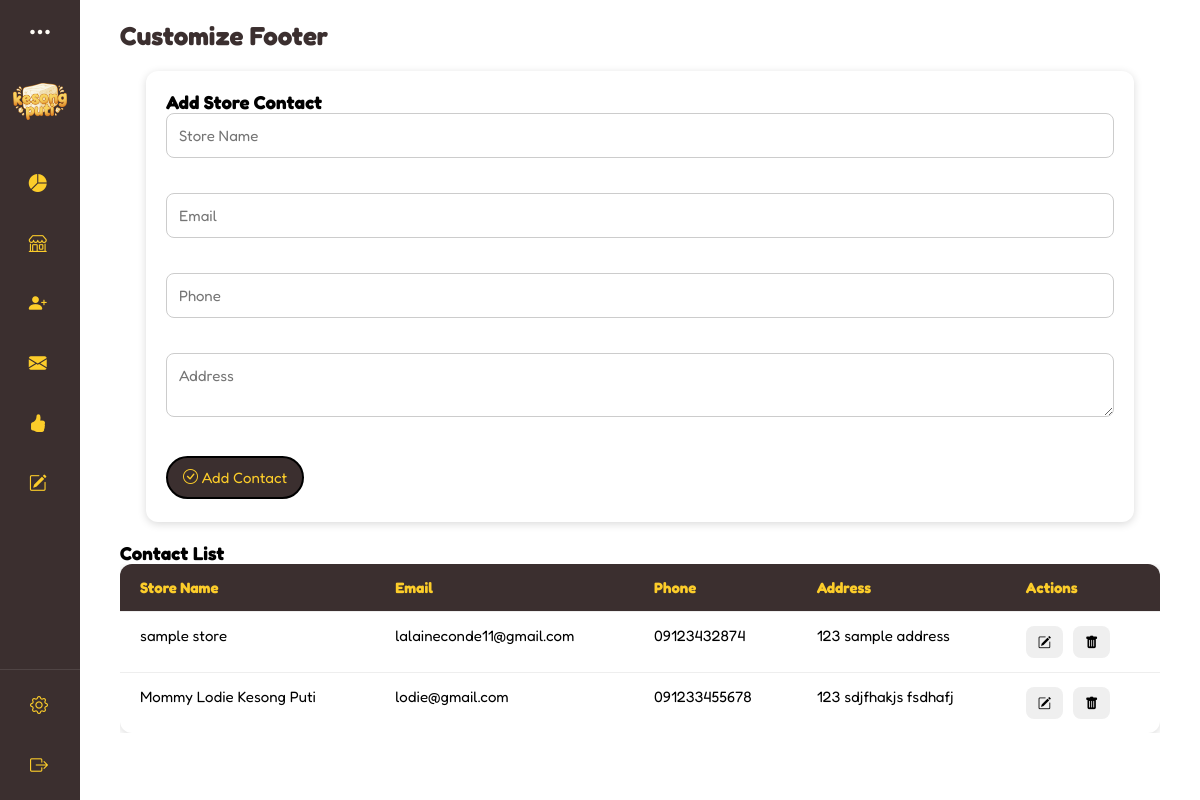
The page /interfaces/superadmin/contact.php (signed in) on the database as committed earlier.
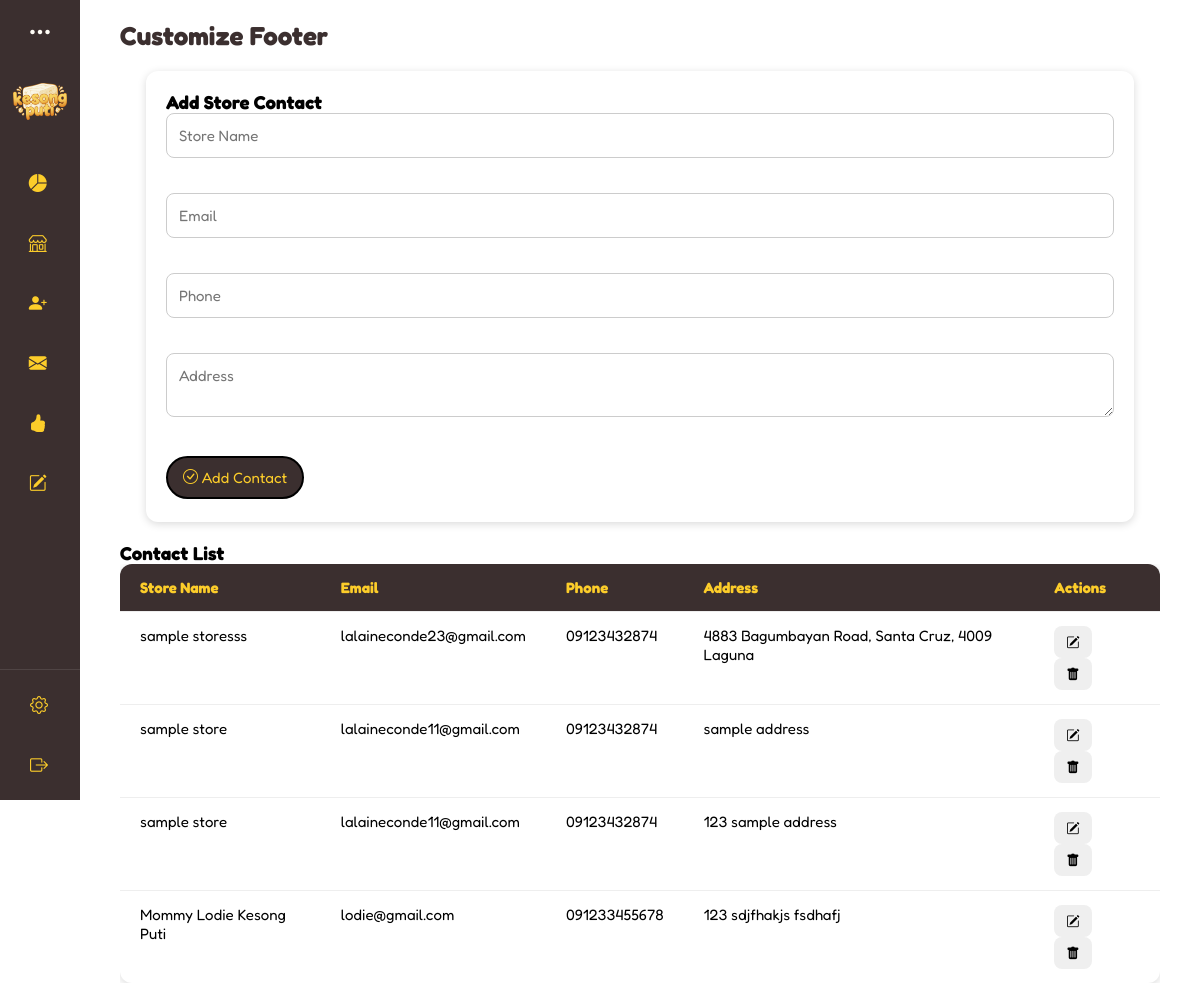
The same page on the database as committed later.
### tables this page shows
CREATE TABLE `store_contacts` (
  `id` int(11) NOT NULL,
  `store_name` varchar(255) NOT NULL,
  `email` text DEFAULT NULL,
  `phone` text DEFAULT NULL,
  `address` text DEFAULT NULL,
  `latitude` decimal(10,8) DEFAULT NULL,
  `longitude` decimal(11,8) DEFAULT NULL
);

### interfaces/superadmin/contact.php (the view, shortened to what this page needs)
<?php
require '../../connection.php';
$contacts_query = mysqli_query($connection, "SELECT * FROM store_contacts ORDER BY id DESC");
$contacts = mysqli_fetch_all($contacts_query, MYSQLI_ASSOC);
include ('../../includes/superadmin-dashboard.php');
?>
<!DOCTYPE html>
<html lang="en">
<head>
    <link
      rel="stylesheet"
      href="https://cdn.jsdelivr.net/npm/bootstrap-icons/font/bootstrap-icons.css"
    />
    <link rel="stylesheet" href="../../css/admin.css"/>
</head>
</head>
<body>
<div class="box" id="footer-content">
  <h1>Customize Footer</h1>
  <form method="post" id="footer-content">
    <h3>Add Store Contact</h3>
    <input type="text" name="store_name" placeholder="Store Name" required><br>
    <input type="email" name="email" placeholder="Email" required><br>
    <input type="text" name="phone" placeholder="Phone" required><br>
    <textarea name="address" placeholder="Address" required></textarea><br>
    <div class="btn-wrapper">
        <button type="submit" name="add_contact">
            <i class="bi bi-check-circle"></i> Add Contact
        </button>
    </div>
  </form>
<h3>Contact List</h3>
<div class="footer-table-wrapper">
  <table class="footer-table">
    <thead>
      <tr>
        <th>Store Name</th>
        <th>Email</th>
        <th>Phone</th>
        <th>Address</th>
        <th>Actions</th>
      </tr>
    </thead>
    <tbody>
      <?php if (!empty($contacts)): ?>
        <?php foreach ($contacts as $c): ?>
          <tr>
            <td><?= htmlspecialchars($c['store_name']) ?></td>
            <td><?= htmlspecialchars($c['email']) ?></td>
            <td><?= htmlspecialchars($c['phone']) ?></td>
            <td><?= htmlspecialchars($c['address']) ?></td>
            <td>
            <button class="update-btn"
                    data-id="<?= $c['id'] ?>"
                    data-store="<?= htmlspecialchars($c['store_name'], ENT_QUOTES) ?>"
                    data-email="<?= htmlspecialchars($c['email'], ENT_QUOTES) ?>"
                    data-phone="<?= htmlspecialchars($c['phone'], ENT_QUOTES) ?>"
                    data-address="<?= htmlspecialchars($c['address'], ENT_QUOTES) ?>">
                <i class="bi bi-pencil-square"></i>
            </button>
              <button class="delete-btn" href="?delete=<?= $c['id'] ?>" >
                    <i class="bi bi-trash-fill"></i>
              </button>
            </td>
          </tr>
        <?php endforeach; ?>
      <?php else: ?>
        <tr><td colspan="5" class="text-center text-muted">No contacts available</td></tr>
      <?php endif; ?>
    </tbody>
  </table>
</div>
</body>
</html>

Rows that differ between the two databases and show on the page:
added store_contacts: store_name "sample storesss", email "lalaineconde23@gmail.com", phone "09123432874", address "4883 Bagumbayan Road, Santa Cruz, 4009 Laguna"
added store_contacts: store_name "sample store", email "lalaineconde11@gmail.com", phone "09123432874", address "sample address"
